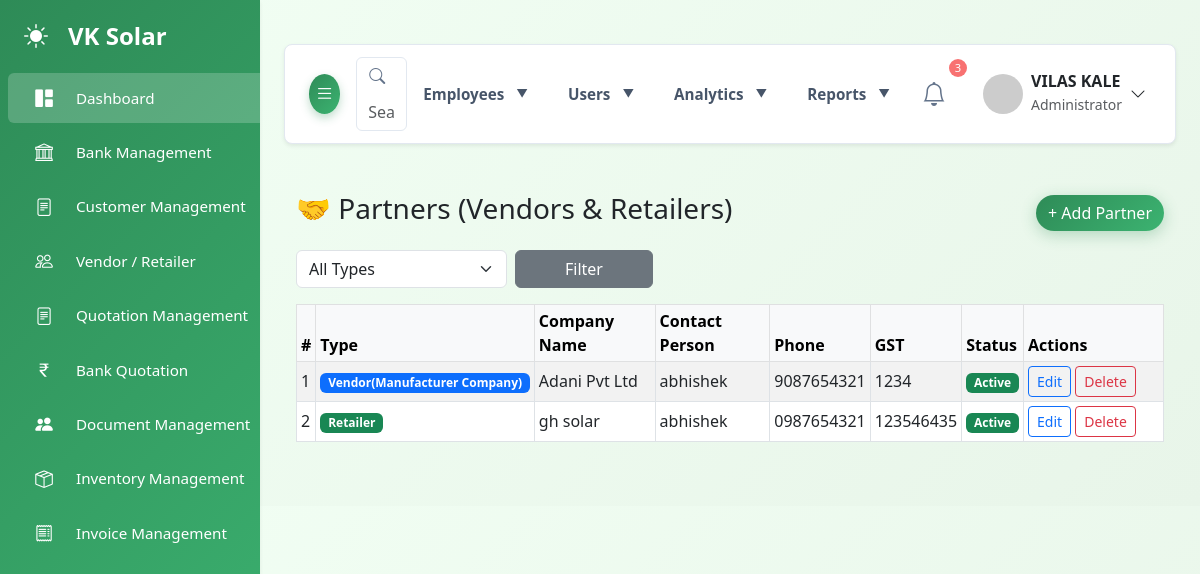
Page /admin/partners/partners (signed in) on the committed database.
### tables this page shows
CREATE TABLE `vendors_retailers` (
  `id` int NOT NULL,
  `type` enum('vendor(Manufacturer Company)','retailer')  NOT NULL,
  `company_name` varchar(150) NOT NULL,
  `contact_person` varchar(150) DEFAULT NULL,
  `mobile` varchar(20) DEFAULT NULL,
  `email` varchar(150) DEFAULT NULL,
  `address` text,
  `gst_number` varchar(30) DEFAULT NULL,
  `is_active` tinyint DEFAULT '1',
  `created_by` int DEFAULT NULL,
  `created_at` datetime DEFAULT CURRENT_TIMESTAMP
);

### admin/connect/auth_middleware.php (called while the page is built, shortened)
<?php
class AuthMiddleware {
    private $conn;
    public function __construct($connection) {
        $this->conn = $connection;
    }
    public function requireAuth() {
        if (!$this->verifyUserActive($_SESSION['user_id'])) {
            $this->logout();
            $this->redirectToLogin();
        }
    }
    public function checkPermission($module, $action = 'view') {
        $this->requireAuth();
        $role = $_SESSION['role'];
        $permission = $this->getUserPermission($role, $module);
        switch ($action) {
            case 'view': return $permission['can_view'];
            case 'create': return $permission['can_create'];
            case 'edit': return $permission['can_edit'];
        }
    }
    private function getUserPermission($role, $module) {
        $stmt = $this->conn->prepare("
            SELECT can_view, can_create, can_edit, can_delete
            FROM user_permissions
            WHERE role = ? AND module = ?
        ");
        $stmt->bind_param("ss", $role, $module);
        $stmt->execute();
        $result = $stmt->get_result();
        if ($result->num_rows > 0) {
            return $result->fetch_assoc();
        }
        return ['can_view' => false, 'can_create' => false, 'can_edit' => false, 'can_delete' => false];
    }
    private function verifyUserActive($userId) {
        $stmt = $this->conn->prepare("
            SELECT id, username, role, is_active
            FROM users
            WHERE id = ? AND is_active = 1
        ");
        $stmt->bind_param("i", $userId);
        $stmt->execute();
        $result = $stmt->get_result();
        if ($result->num_rows > 0) {
            $user = $result->fetch_assoc();
            return true;
        }
        return false;
    }
}
require_once 'db.php';
$auth = new AuthMiddleware($conn);
?>

### admin/partners/partners.php (the view, shortened to what this page needs)
<?php
require_once __DIR__ . '/../connect/db.php';
require_once __DIR__ . '/../connect/auth_middleware.php';
$sql = "
SELECT *
FROM vendors_retailers
";
$sql .= " ORDER BY company_name";
$stmt = $conn->prepare($sql);
$stmt->execute();
$partners = $stmt->get_result()->fetch_all(MYSQLI_ASSOC);
?>
<!doctype html>
<html>
<head>
<?php require_once __DIR__ . '/../include/head2.php'; ?>
<link href="https://cdn.jsdelivr.net/npm/bootstrap@5.3.0/dist/css/bootstrap.min.css" rel="stylesheet">
</head>
<body>
<?php
$cwd = getcwd(); chdir(__DIR__ . '/..'); include 'include/sidebar.php'; chdir($cwd);?>
<div id="main-content">
    <?php
$cwd = getcwd(); chdir(__DIR__ . '/..'); include 'include/navbar.php'; chdir($cwd);
?>
<main class="container-fluid py-4">
<div class="d-flex justify-content-between align-items-center mb-3">
  <h3>🤝 Partners (Vendors & Retailers)</h3>
  <?php if ($auth->checkPermission('partner_management','create')): ?>
    <a href="partner_create.php" class="btn btn-primary">
      + Add Partner
    </a>
  <?php endif; ?>
</div>
<form class="row g-2 mb-3">
  <div class="col-md-3">
    <select name="type" class="form-select">
      <option value="">All Types</option>
    </select>
  </div>
  <div class="col-md-2">
    <button class="btn btn-secondary w-100">Filter</button>
  </div>
</form>
<div class="table-responsive">
<table class="table table-bordered table-striped table-sm align-middle">
<thead class="table-light">
<tr>
  <th>#</th>
  <th>Type</th>
  <th>Company Name</th>
  <th>Contact Person</th>
  <th>Phone</th>
  <th>GST</th>
  <th>Status</th>
  <th width="140">Actions</th>
</tr>
</thead>
<tbody>
<?php foreach ($partners as $i => $p): ?>
<tr>
  <td><?= $i+1 ?></td>
  <td>
    <span class="badge <?= $p['type']==='vendor(Manufacturer Company)'?'badge-vendor':'badge-retailer' ?>">
      <?= ucfirst($p['type']) ?>
    </span>
  </td>
  <td><?= htmlspecialchars($p['company_name']) ?></td>
  <td><?= htmlspecialchars($p['contact_person'] ?? '—') ?></td>
  <td><?= htmlspecialchars($p['mobile'] ?? '—') ?></td>
  <td><?= htmlspecialchars($p['gst_number'] ?? '—') ?></td>
  <td>
    <?= $p['is_active'] ?
      '<span class="badge bg-success">Active</span>' :
      '<span class="badge bg-secondary">Inactive</span>' ?>
  </td>
  <td>
    <a href="partner_edit.php?id=<?= $p['id'] ?>" class="btn btn-sm btn-outline-primary">Edit</a>
    <a href="partner_delete.php?id=<?= $p['id'] ?>"
       class="btn btn-sm btn-outline-danger"
       onclick="return confirm('Delete this partner?')">
       Delete
    </a>
  </td>
</tr>
<?php endforeach; ?>
</tbody>
</table>
</div>
</main>
</div>
</body>
</html>

### admin/css&js/style.css (style rules this page uses)
:root { --primary: #2e8b57; --primary-light: #3cb371; --primary-dark: #1e6b47; --secondary: #f5f5f5; --accent: #87ceeb; --accent-light: #b0e2ff; --earth: #d2b48c; --earth-light: #f0e6d6; --dark: #2c3e50; --light: #f8f9fa; --gradient-primary: linear-gradient( 135deg, var(--primary) 0%, var(--primary-light) 100% ); --gradient-secondary: linear-gradient( 135deg, var(--earth-light) 0%, var(--secondary) 100% ); --gradient-hero: linear-gradient( 135deg, rgba(46, 139, 87, 0.85) 0%, rgba(60, 179, 113, 0.85) 100% ); --gradient-nature: linear-gradient( 135deg, var(--primary) 0%, var(--accent) 100% ); --background-light: #f1f5f9; --text-light: #64748b; --card-bg-light: #ffffff; --border-color-light: #e2e8f0; --success-color: #10b981; --danger-color: #f87171; --warning-color: #fbbf24; }
body { font-family: "Inter", sans-serif; background-color: var(--background-light); color: var(--text-light); padding-top: 20px; overflow-x: hidden; }
#main-content { margin-left: 260px; padding: 1.5rem; transition: margin-left 0.3s ease-in-out; }
.btn-primary { background: var(--gradient-primary) !important; border: none !important; box-shadow: 0 4px 15px rgba(46, 139, 87, 0.3); border-radius: 25px !important; transition: all 0.3s ease; font-weight: 500; padding: 12px 30px; }
.table { color: var(--text-light); }

### admin/css&js/carousel.css (style rules this page uses)
:root { --primary: #2e8b57; --primary-light: #3cb371; --primary-dark: #1e6b47; --secondary: #f5f5f5; --accent: #87ceeb; --dark: #2c3e50; --light: #f8f9fa; --gradient-primary: linear-gradient( 135deg, var(--primary) 0%, var(--primary-light) 100% ); --background-light: #f1f5f9; --text-light: #64748b; --card-bg-light: #ffffff; --border-color-light: #e2e8f0; --success-color: #10b981; --danger-color: #f87171; --warning-color: #fbbf24; }
body { font-family: "Inter", sans-serif; background-color: var(--background-light); color: var(--text-light); padding-top: 20px; overflow-x: hidden; }
#main-content { margin-left: 260px; padding: 1.5rem; transition: margin-left 0.3s ease-in-out; }
.btn-primary { background: var(--gradient-primary) !important; border: none !important; box-shadow: 0 4px 15px rgba(46, 139, 87, 0.3); border-radius: 0.75rem !important; transition: all 0.3s ease; font-weight: 600; padding: 12px 30px; }

### admin/css&js/logo&brand.css (style rules this page uses)
:root { --primary-green: #48bb78; --dark-green: #38a169; --light-green: #c6f6d5; --accent-green: #68d391; --text-dark: #2d3748; --text-light: #718096; --bg-light: #f7fafc; --border: #e2e8f0; --shadow: 0 2px 4px -1px rgba(0, 0, 0, 0.1), 0 1px 2px -1px rgba(0, 0, 0, 0.06); --shadow-lg: 0 4px 6px -1px rgba(0, 0, 0, 0.1), 0 2px 4px -1px rgba(0, 0, 0, 0.06); }
.btn-primary { background: linear-gradient(135deg, var(--primary-green), var(--dark-green)); border: none; border-radius: 8px; padding: 10px 20px; font-weight: 600; display: flex; align-items: center; gap: 6px; transition: all 0.3s ease; box-shadow: 0 2px 4px rgba(72, 187, 120, 0.2); font-size: 0.9rem; }

### admin/css&js/project.css (style rules this page uses)
:root { --primary: #2e8b57; --primary-light: #3cb371; --primary-dark: #1e6b47; --secondary: #f5f5f5; --accent: #87ceeb; --accent-light: #b0e2ff; --earth: #d2b48c; --earth-light: #f0e6d6; --dark: #2c3e50; --light: #f8f9fa; --gradient-primary: linear-gradient( 135deg, var(--primary) 0%, var(--primary-light) 100% ); --background-light: #f1f5f9; --text-light: #64748b; --card-bg-light: #ffffff; --border-color-light: #e2e8f0; --success-color: #10b981; --danger-color: #f87171; --warning-color: #fbbf24; }
body { font-family: "Inter", sans-serif; background-color: var(--background-light); color: var(--text-light); padding-top: 20px; overflow-x: hidden; }
#main-content { margin-left: 260px; padding: 1.5rem; transition: margin-left 0.3s ease-in-out; }
.btn-primary { background: var(--gradient-primary) !important; border: none !important; box-shadow: 0 4px 15px rgba(46, 139, 87, 0.3); border-radius: 25px !important; transition: all 0.3s ease; font-weight: 500; padding: 12px 30px; }
.table { color: var(--text-light); }

### admin/css&js/view-project.css (style rules this page uses)
:root { --primary-color: #2e8b57; --secondary-color: #3cb371; --light-color: #f5f5f5; --dark-color: #333; --border-radius: 10px; --box-shadow: 0 3px 10px rgba(0, 0, 0, 0.08); --transition: all 0.3s ease; }
body { background-color: #f8f9fa; font-family: "Segoe UI", Tahoma, Geneva, Verdana, sans-serif; line-height: 1.6; }

### admin/css&js/add-product.css (style rules this page uses)
body { background: linear-gradient(135deg, #f2fff4, #e8f5e9); font-family: "Poppins", sans-serif; }
.btn-primary { background: linear-gradient(90deg, #198754, #00b96b); border: none; border-radius: 8px; padding: 0.6rem 1.5rem; font-weight: 600; }

### rows in the picture
vendors_retailers: type "Vendor(Manufacturer Company)", company_name "Adani Pvt Ltd", contact_person "abhishek", mobile "9087654321", gst_number "1234", is_active "Active"
vendors_retailers: type "Retailer", company_name "gh solar", contact_person "abhishek", mobile "0987654321", gst_number "123546435", is_active "Active"

### other values in the picture
$current_user_name "VILAS KALE"
$role_names[$current_role] "Administrator"
